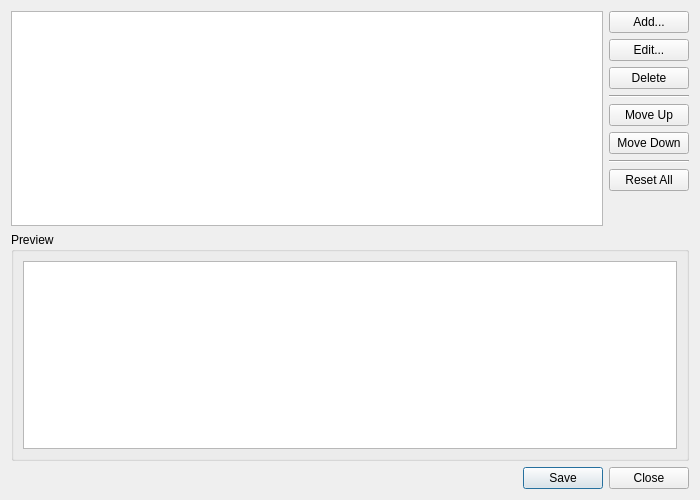
<?xml version="1.0" encoding="UTF-8"?>
<ui version="4.0">
 <class>SystemPromptsDialog</class>
 <widget class="QDialog" name="SystemPromptsDialog">
  <property name="geometry">
   <rect>
    <x>0</x>
    <y>0</y>
    <width>700</width>
    <height>500</height>
   </rect>
  </property>
  <property name="windowTitle">
   <string>Manage System Prompts</string>
  </property>
  <layout class="QVBoxLayout" name="verticalLayout">
   <item>
    <layout class="QHBoxLayout" name="horizontalLayout">
     <item>
      <widget class="QListWidget" name="promptsList">
       <property name="alternatingRowColors">
        <bool>true</bool>
       </property>
      </widget>
     </item>
     <item>
      <layout class="QVBoxLayout" name="buttonLayout">
       <item>
        <widget class="QPushButton" name="addButton">
         <property name="text">
          <string>Add...</string>
         </property>
        </widget>
       </item>
       <item>
        <widget class="QPushButton" name="editButton">
         <property name="text">
          <string>Edit...</string>
         </property>
        </widget>
       </item>
       <item>
        <widget class="QPushButton" name="deleteButton">
         <property name="text">
          <string>Delete</string>
         </property>
        </widget>
       </item>
       <item>
        <widget class="Line" name="separator1">
         <property name="orientation">
          <enum>Qt::Horizontal</enum>
         </property>
        </widget>
       </item>
       <item>
        <widget class="QPushButton" name="moveUpButton">
         <property name="text">
          <string>Move Up</string>
         </property>
        </widget>
       </item>
       <item>
        <widget class="QPushButton" name="moveDownButton">
         <property name="text">
          <string>Move Down</string>
         </property>
        </widget>
       </item>
       <item>
        <widget class="Line" name="separator2">
         <property name="orientation">
          <enum>Qt::Horizontal</enum>
         </property>
        </widget>
       </item>
       <item>
        <widget class="QPushButton" name="resetButton">
         <property name="text">
          <string>Reset All</string>
         </property>
        </widget>
       </item>
       <item>
        <spacer name="verticalSpacer">
         <property name="orientation">
          <enum>Qt::Vertical</enum>
         </property>
         <property name="sizeHint" stdset="0">
          <size>
           <width>20</width>
           <height>40</height>
          </size>
         </property>
        </spacer>
       </item>
      </layout>
     </item>
    </layout>
   </item>
   <item>
    <widget class="QGroupBox" name="previewGroup">
     <property name="title">
      <string>Preview</string>
     </property>
     <layout class="QVBoxLayout" name="previewLayout">
      <item>
       <widget class="QPlainTextEdit" name="previewText">
        <property name="readOnly">
         <bool>true</bool>
        </property>
        <property name="maximumHeight">
         <number>100</number>
        </property>
       </widget>
      </item>
     </layout>
    </widget>
   </item>
   <item>
    <widget class="QDialogButtonBox" name="buttonBox">
     <property name="standardButtons">
      <set>QDialogButtonBox::Close|QDialogButtonBox::Save</set>
     </property>
    </widget>
   </item>
  </layout>
 </widget>
 <resources/>
 <connections/>
</ui>
